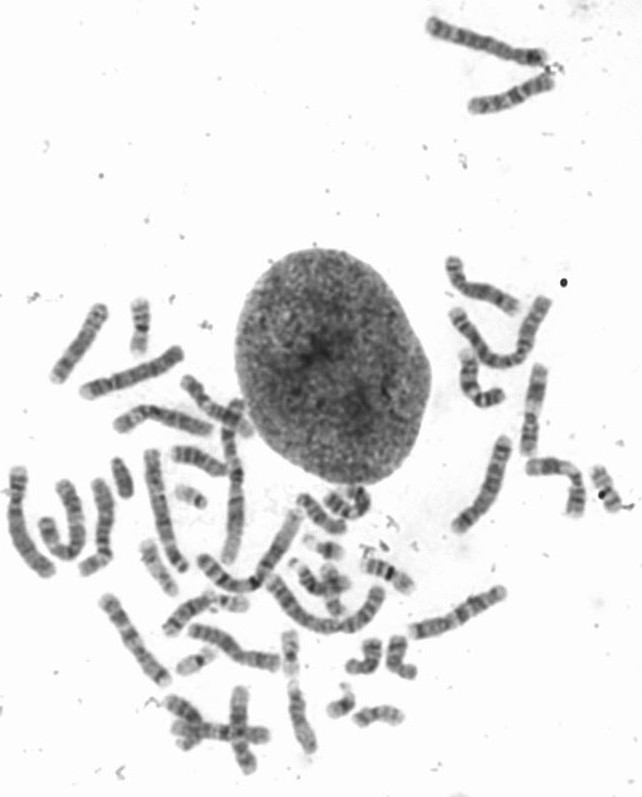
#> input picture KaryogramUI_2/1053081.jpg, 642 x 797 px
$ python -i data_straighten_copy.py   (imports and definitions only)
#> lines starting #> are read from the running program, lines starting #| are printed output that depends on the picture; after the words box and inside, x2 and y2 are one past the last pixel; in counts of white or black regions, pixels touching at a corner belong together


import os
import re
import cv2
import math
import glob
import shutil
import argparse
import numpy as np


class Straightener:
    def __init__(self, target_size=(64, 64)):
        self.target_size = target_size

    def apply_letterbox(self, img, color=(114,)):
        """
        NOTE: Despite the name, this version intentionally DOES NOT pad.
        It only rescales to fit within target_size (to avoid adding gray borders).
        """
        h, w = img.shape[:2]
        target_w, target_h = self.target_size
        scale = min(target_w / max(w, 1), (target_h * 0.9) / max(h, 1))
        new_w, new_h = max(1, int(w * scale)), max(1, int(h * scale))
        resized_img = cv2.resize(img, (new_w, new_h), interpolation=cv2.INTER_LINEAR)
        return resized_img

    def _keep_largest_component(self, mask: np.ndarray) -> np.ndarray:
        m = mask.astype(np.uint8)
        num, labels, stats, _ = cv2.connectedComponentsWithStats(m, connectivity=8)
        if num <= 1:
            return mask.astype(bool)
        k = 1 + np.argmax(stats[1:, cv2.CC_STAT_AREA])
        return (labels == k)

    def _skeletonize(self, mask: np.ndarray) -> np.ndarray:
        # requires scikit-image
        from skimage.morphology import skeletonize
        return skeletonize(mask).astype(np.uint8)

    def _skeleton_endpoints(self, skel: np.ndarray):
        sk = skel.astype(np.uint8)
        kernel = np.array([[1, 1, 1],
                           [1,10, 1],
                           [1, 1, 1]], np.uint8)
        nbr = cv2.filter2D(sk, -1, kernel)
        ys, xs = np.where(nbr == 11)
        return list(zip(ys.tolist(), xs.tolist()))

    def _trace_skeleton_path(self, skel: np.ndarray, start):
        """
        Graph-based skeleton tracing (diameter heuristic) for stability.
        """
        sk = (skel > 0).astype(np.uint8)
        H, W = sk.shape

        moves = [(-1,-1),(-1,0),(-1,1),
                 (0,-1),       (0,1),
                 (1,-1),(1,0),(1,1)]

        ys, xs = np.where(sk)
        if len(ys) == 0:
            return np.array([start], dtype=np.float32)

        coords = list(zip(ys.tolist(), xs.tolist()))
        idx_of = {p: i for i, p in enumerate(coords)}

        adj = [[] for _ in range(len(coords))]
        endpoints = []
        for i, (y, x) in enumerate(coords):
            deg = 0
            for dy, dx in moves:
                ny, nx = y + dy, x + dx
                if 0 <= ny < H and 0 <= nx < W and sk[ny, nx]:
                    j = idx_of.get((ny, nx))
                    if j is not None:
                        adj[i].append(j)
                        deg += 1
            if deg == 1:
                endpoints.append(i)

        def bfs(src_idx: int):
            n = len(coords)
            dist = np.full(n, -1, dtype=np.int32)
            parent = np.full(n, -1, dtype=np.int32)
            q = [src_idx]
            dist[src_idx] = 0
            head = 0
            far = src_idx

            while head < len(q):
                u = q[head]
                head += 1
                if dist[u] > dist[far]:
                    far = u
                for v in adj[u]:
                    if dist[v] == -1:
                        dist[v] = dist[u] + 1
                        parent[v] = u
                        q.append(v)
            return dist, parent, far

        if endpoints:
            s0 = endpoints[0]
        else:
            s0 = idx_of.get(tuple(start), 0)

        _, _, a = bfs(s0)
        _, parent, b = bfs(a)

        path_idx = []
        cur = b
        while cur != -1:
            path_idx.append(cur)
            if cur == a:
                break
            cur = int(parent[cur])

        if not path_idx:
            return np.array([start], dtype=np.float32)

        path_idx.reverse()
        path = np.array([coords[i] for i in path_idx], dtype=np.float32)
        return path

    def _smooth_and_resample_path(self, path_yx: np.ndarray, step: float = 1.0) -> np.ndarray:
        # requires scipy
        from scipy.signal import savgol_filter

        L = len(path_yx)
        if L < 7:
            pts = path_yx.astype(np.float32)
        else:
            max_win = L if L % 2 == 1 else L - 1
            win = min(31, max_win)
            if win < 5:
                win = max_win
            if win % 2 == 0:
                win -= 1
            poly = 3 if win >= 7 else 2
            y = savgol_filter(path_yx[:, 0], win, poly, mode="interp")
            x = savgol_filter(path_yx[:, 1], win, poly, mode="interp")
            pts = np.stack([y, x], axis=1).astype(np.float32)

        if len(pts) < 2:
            return pts
        d = np.sqrt(((pts[1:] - pts[:-1])**2).sum(axis=1))
        s = np.concatenate([[0.0], np.cumsum(d)])
        total = float(s[-1])
        if total < 2:
            return pts
        new_s = np.arange(0.0, total, step, dtype=np.float32)
        y2 = np.interp(new_s, s, pts[:, 0]).astype(np.float32)
        x2 = np.interp(new_s, s, pts[:, 1]).astype(np.float32)
        return np.stack([y2, x2], axis=1)

    def classical_straighten_dt(self, img: np.ndarray, max_half_width: int = 16, radius_scale: float = 1.15) -> np.ndarray:
        """
        Straighten grayscale chromosome image into a strip of width (2*max_half_width+1).
        """
        g = cv2.GaussianBlur(img, (5, 5), 0)
        _, th = cv2.threshold(g, 0, 255, cv2.THRESH_BINARY_INV + cv2.THRESH_OTSU)

        k = cv2.getStructuringElement(cv2.MORPH_ELLIPSE, (5, 5))
        th = cv2.morphologyEx(th, cv2.MORPH_CLOSE, k)
        th = cv2.morphologyEx(th, cv2.MORPH_OPEN, k)

        mask = th > 0
        mask = self._keep_largest_component(mask)
        if mask.sum() < 80:
            return img

        img_f = img.astype(np.float32)
        bg = float(np.median(img_f[~mask])) if (~mask).any() else float(np.median(img_f))

        dist = cv2.distanceTransform((mask.astype(np.uint8) * 255), cv2.DIST_L2, 5)

        valid_r = dist[dist > 0]
        r_ref = float(np.median(valid_r)) if valid_r.size else 0.0
        hw_floor = int(np.clip(radius_scale * r_ref * 0.7, 6, max_half_width))

        skel = self._skeletonize(mask)
        ends = self._skeleton_endpoints(skel)
        if len(ends) < 2:
            return img

        path_yx = self._trace_skeleton_path(skel, ends[0])
        if len(path_yx) < 15:
            return img

        pts = self._smooth_and_resample_path(path_yx, step=1)

        dy = np.gradient(pts[:, 0])
        dx = np.gradient(pts[:, 1])
        nrm = np.sqrt(dy * dy + dx * dx) + 1e-6
        ty, tx = dy / nrm, dx / nrm

        ty = cv2.GaussianBlur(ty.reshape(-1, 1), (9, 1), 0).flatten()
        tx = cv2.GaussianBlur(tx.reshape(-1, 1), (9, 1), 0).flatten()
        nrm = np.sqrt(ty * ty + tx * tx) + 1e-6
        ty, tx = ty / nrm, tx / nrm

        ny, nx = -tx, ty

        L = len(pts)
        width = 2 * max_half_width + 1
        out = np.zeros((L, width), dtype=np.float32)

        offsets_full = np.arange(-max_half_width, max_half_width + 1, dtype=np.float32)

        H, W = img.shape
        for i, (cy, cx) in enumerate(pts):
            iy = int(round(cy))
            ix = int(round(cx))
            iyc = min(max(iy, 0), H - 1)
            ixc = min(max(ix, 0), W - 1)
            r = dist[iyc, ixc]
            local_hw = int(np.clip(radius_scale * r, 3, max_half_width))
            local_hw = max(local_hw, hw_floor)

            offsets = offsets_full.copy()
            outside = (offsets < -local_hw) | (offsets > local_hw)

            ys = cy + offsets * ny[i]
            xs = cx + offsets * nx[i]

            map_x = xs.astype(np.float32)[None, :]
            map_y = ys.astype(np.float32)[None, :]
            samp = cv2.remap(
                img_f, map_x, map_y,
                interpolation=cv2.INTER_LINEAR,
                borderMode=cv2.BORDER_CONSTANT
            )[0, :]

            samp[outside] = bg
            out[i, :] = samp

        out = np.clip(out, 0, 255).astype(np.uint8)
        return out

    def preprocess(self, img_gray: np.ndarray) -> np.ndarray:
        """
        Full pipeline:
          straighten -> CLAHE -> sharpen -> resize (no padding)
        """
        img = self.classical_straighten_dt(img_gray, max_half_width=16, radius_scale=1.15)

        clahe = cv2.createCLAHE(clipLimit=2, tileGridSize=(7, 7))
        img_clahe = clahe.apply(img)

        gaussian_3 = cv2.GaussianBlur(img_clahe, (3, 3), 0.5)
        img_sharpened = cv2.addWeighted(img_clahe, 2, gaussian_3, -1, 0)

        out = self.apply_letterbox(img_sharpened)

        if out.dtype != np.uint8:
            out = np.clip(out, 0, 255).astype(np.uint8)

        return out


# -----------------------
# GeneratorV2-style I/O
# -----------------------

# [98 lines left out: functions is_cutout_image, straighten_generatorv2_cutouts, build_argparser, main, not called in this run]


# [2 lines not run here, left out]

>>> import cv2
>>> picture = cv2.imread('1053081.jpg', cv2.IMREAD_GRAYSCALE)
#> picture is the input picture: shape (797, 642); min 31, max 255, mean 228.5
>>> result = Straightener().preprocess(picture)
#> in classical_straighten_dt, `_, th = cv2.threshold(g, 0, 255, cv2.THRESH_BINARY_INV + cv2.THRESH_OT..`:
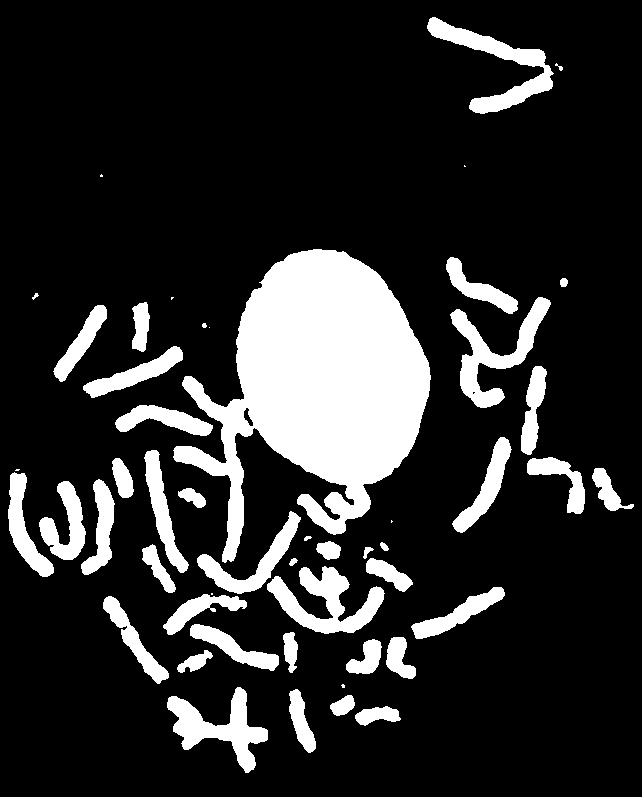
#> th: shape (797, 642); 17.1% white; 51 white regions (8 under 20 px), largest, box (x1, y1, x2, y2) and area: (173, 249, 431, 563) 40852, (267, 566, 385, 634) 3538, (450, 297, 551, 408) 3391
#> in _keep_largest_component, `num, labels, stats, _ = cv2.connectedComponentsWithStats(m, connectivi..`:
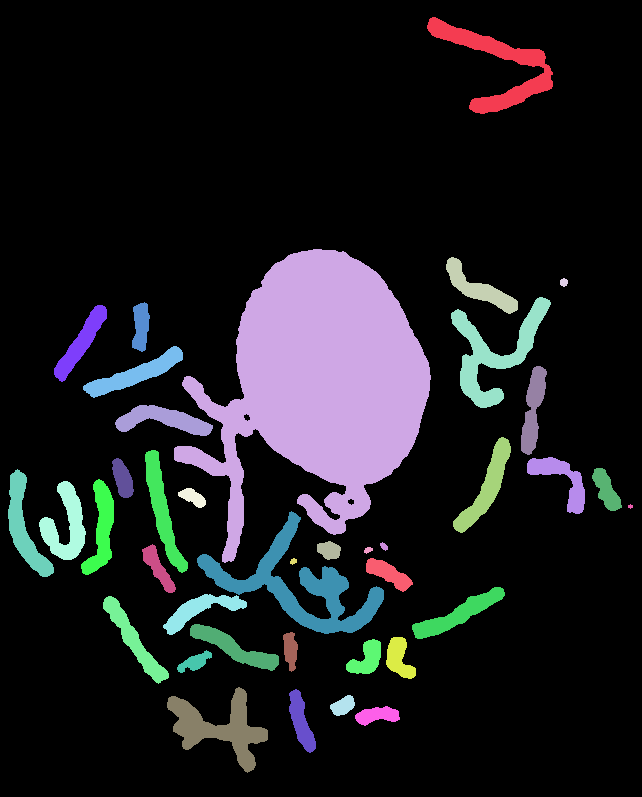
#> labels: shape (797, 642) int32; 40 distinct labels, from 0 to 39; one colour per label, 0 black
#> in _keep_largest_component, `num, labels, stats, _ = cv2.connectedComponentsWithStats(m, connectivi..`: num = 40; stats = 40 rows, first 6: [0, 0, 642, 797, 424417], [427, 17, 126, 97, 3346], [174, 249, 257, 314, 40955], [446, 257, 72, 57, 1331], [560, 278, 8, 9, 55], [451, 297, 100, 111, 3389]
#> in _keep_largest_component, `k = 1 + np.argmax(stats[1:, cv2.CC_STAT_AREA])`: k = 2
#> in _keep_largest_component, `return (labels == k)`:
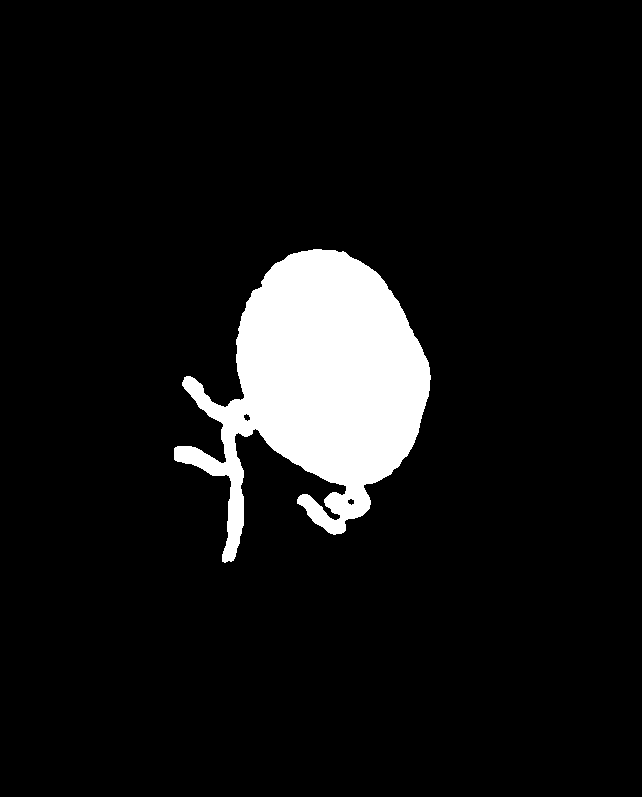
#> returned value: shape (797, 642) bool; 8% white; 1 white region, box (x1, y1, x2, y2) and area: (174, 249, 431, 563) 40955
#> in classical_straighten_dt, `bg = float(np.median(img_f[~mask])) if (~mask).any() else float(np.med..`: bg = 253
#> in classical_straighten_dt, `dist = cv2.distanceTransform((mask.astype(np.uint8) * 255), cv2.DIST_L..`:
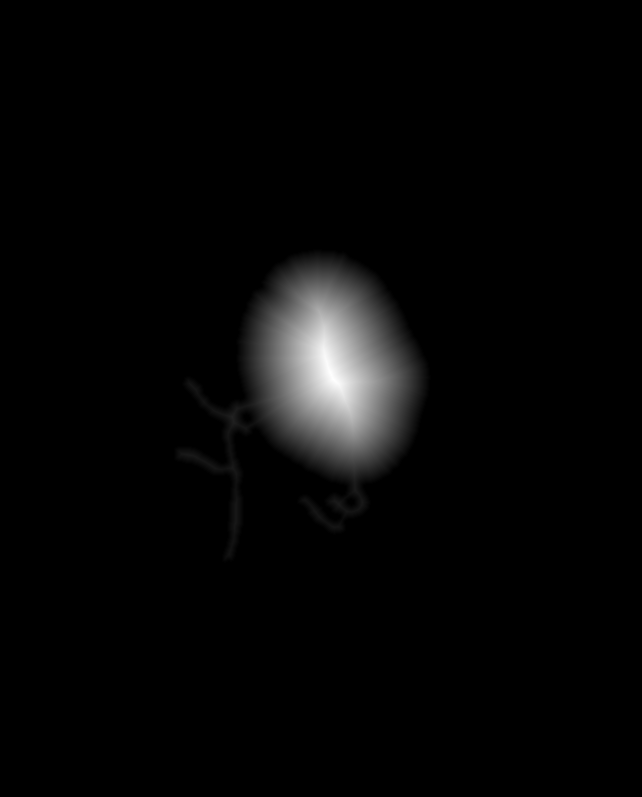
#> dist: shape (797, 642) float32; min 0, max 90.89, mean 2.3; drawn with min black and max white
#> in classical_straighten_dt, `r_ref = float(np.median(valid_r)) if valid_r.size else 0.0`: r_ref = 23.8
#> in classical_straighten_dt, `hw_floor = int(np.clip(radius_scale * r_ref * 0.7, 6, max_half_width))`: hw_floor = 16
#> in _skeletonize, `return skeletonize(mask).astype(np.uint8)`:
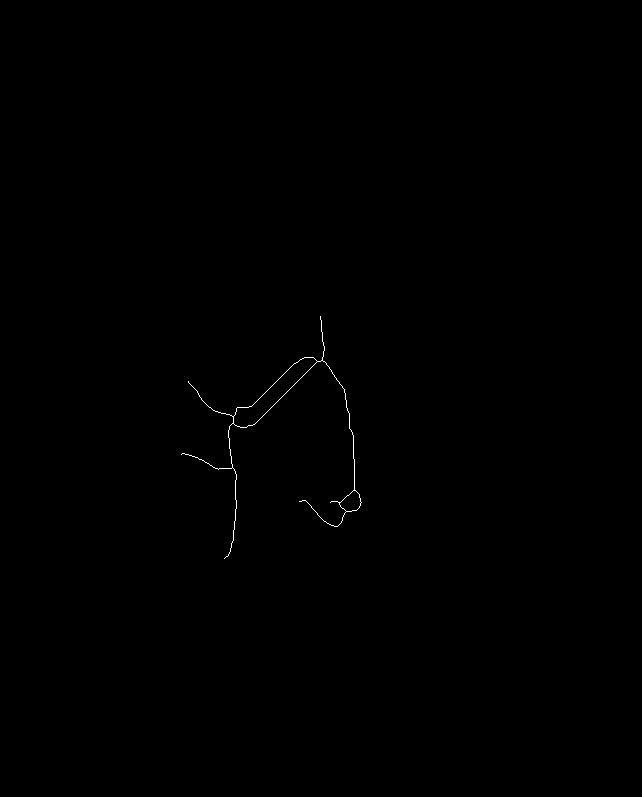
#> returned value: shape (797, 642); values 0 (black) and 1 (white), 0.14% white in thin lines or dots, all inside (x1, y1, x2, y2) = (181, 316, 362, 559)
#> in _skeleton_endpoints, `ys, xs = np.where(nbr == 11)`: ys = [316, 381, 454, 501, 502, 558]; xs = [320, 188, 181, 299, 330, 224]
#> in classical_straighten_dt, `ends = self._skeleton_endpoints(skel)`: ends = [(316, 320), (381, 188), (454, 181), (501, 299), (502, 330), (558, 224)]
#> in _trace_skeleton_path, `ys, xs = np.where(sk)`: ys = 717 values from 316 to 558; xs = 717 values, max 361 at index 586, min 181 at index 407, mean 283.3
#> in _trace_skeleton_path, `coords = list(zip(ys.tolist(), xs.tolist()))`: coords = 717 pairs, first value 316 to 558, second value 181 to 361
#> in _trace_skeleton_path, `idx_of = {p: i for i, p in enumerate(coords)}`: idx_of = 717 items
#> in _trace_skeleton_path, `adj = [[] for _ in range(len(coords))]`: adj = 717 items, first 6: [], [], [], [], [], []
#> the loop in _trace_skeleton_path, `for i, (y, x) in enumerate(coords):` made 717 passes
#> (y, x) on passes 1 to 3: (316, 320), (317, 320), (318, 320)
#> after the loop in _trace_skeleton_path, `for i, (y, x) in enumerate(coords):`: endpoints = [0, 130, 407, 567, 582, 716]
#> in _trace_skeleton_path, `s0 = endpoints[0]`: s0 = 0
#> in bfs, `n = len(coords)`: n = 717
#> in bfs, `dist = np.full(n, -1, dtype=np.int32)`: dist = 717 values from -1 to -1
#> in bfs, `q = [src_idx]`: q = [0]
#> in bfs, `far = src_idx`: far = 0
#> the loop in bfs, `while head < len(q):` made 717 passes
#> (u, far) on passes 2 to 9: (1, 1), (2, 2), (3, 3), (4, 4), (5, 5), (6, 6), (7, 7), (8, 8)
#> after the loop in bfs, `while head < len(q):`: dist = 717 values, max 269 at index 716, min 0 at index 0, mean 143.5; far = 716; head = 717; parent = 717 values, max 715 at index 716, min -1 at index 0, mean 356.1; q = 717 values, max 716 at index 716, min 0 at index 0, mean 358
#> in _trace_skeleton_path, `_, _, a = bfs(s0)`: a = 716
#> the loop in bfs (call 2), `while head < len(q):` made 717 passes
#> (u, far) on passes 2 to 9: (715, 715), (713, 713), (714, 714), (712, 712), (711, 711), (710, 710), (709, 709), (708, 708)
#> in _trace_skeleton_path, `_, parent, b = bfs(a)`: parent = 717 values, max 716 at index 715, min -1 at index 716, mean 357.9; b = 567
#> the loop in _trace_skeleton_path, `while cur != -1:` made 436 passes
#> cur on passes 1 to 3: 568, 569, 560
#> the loop in classical_straighten_dt, `for i, (cy, cx) in enumerate(pts):` made 481 passes
#> (cy, cx) on passes 1 to 3: (558, 224.5), (557.3, 225.2), (556.6, 225.8)
#> after the loop in classical_straighten_dt, `for i, (cy, cx) in enumerate(pts):`:
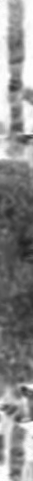
#> out: shape (481, 33) float32; min 32.39, max 255, mean 139.1
#> in preprocess, `img_clahe = clahe.apply(img)`:
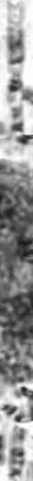
#> img_clahe: shape (481, 33); min 25, max 255, mean 150.9

$ run again, on CVAE/class_2/test/103143_class2_3.jpg
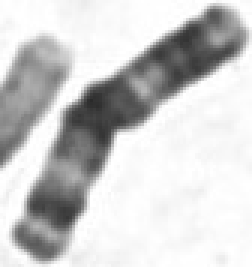
#> input picture CVAE/class_2/test/103143_class2_3.jpg, 84 x 89 px (shown 3 times larger)
#> picture is the input picture: shape (89, 84); min 42, max 255, mean 204.6
#> mask: shape (89, 84) bool; 32.5% white; 2 white regions, box (x1, y1, x2, y2) and area: (4, 2, 84, 88) 1926, (0, 14, 22, 55) 504
#> in _keep_largest_component, `num, labels, stats, _ = cv2.connectedComponentsWithStats(m, connectivi..`:
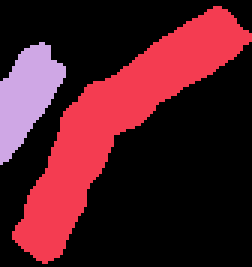
#> labels: shape (89, 84) int32 (shown 3 times larger); 3 distinct labels, from 0 to 2; one colour per label, 0 black
#> num = 3; stats = [[0, 0, 84, 89, 5046], [4, 2, 80, 86, 1926], [0, 14, 22, 41, 504]]
#> k = 1
#> bg = 250
#> valid_r = 1926 values, max 9.59 at index 1100, min 1 at index 0, mean 4.53
#> r_ref = 4.2
#> hw_floor = 6
#> in _skeleton_endpoints, `ys, xs = np.where(nbr == 11)`: ys = [12, 80]; xs = [81, 15]
#> ends = [(12, 81), (80, 15)]
#> in _trace_skeleton_path, `ys, xs = np.where(sk)`: ys = 92 values from 12 to 80; xs = 92 values, max 81 at index 10, min 14 at index 86, mean 40.61
#> coords = 92 pairs, first value 12 to 80, second value 14 to 81
#> idx_of = 92 items
#> adj = 92 items, first 6: [], [], [], [], [], []
#> the loop in _trace_skeleton_path, `for i, (y, x) in enumerate(coords):` made 92 passes
#> (y, x) on passes 1 to 8: (12, 71), (12, 72), (12, 73), (12, 74), (12, 75), (12, 76), (12, 77), (12, 78)
#> after the loop in _trace_skeleton_path, `for i, (y, x) in enumerate(coords):`: endpoints = [10, 91]
#> s0 = 10
#> n = 92
#> in bfs, `dist = np.full(n, -1, dtype=np.int32)`: dist = 92 values from -1 to -1
#> in bfs, `q = [src_idx]`: q = [10]
#> in bfs, `far = src_idx`: far = 10
#> the loop in bfs, `while head < len(q):` made 92 passes
#> (u, far) on passes 2 to 9: (9, 9), (8, 8), (7, 7), (6, 6), (5, 5), (4, 4), (3, 3), (2, 2)
#> after the loop in bfs, `while head < len(q):`: dist = 92 values, max 91 at index 91, min 0 at index 10, mean 45.5; far = 91; head = 92; parent = 92 values, max 90 at index 91, min -1 at index 10, mean 44.5; q has the same summary as dist
#> a = 91
#> the loop in bfs (call 2), `while head < len(q):` made 92 passes
#> (u, far) on passes 2 to 9: (90, 90), (89, 89), (88, 88), (87, 87), (86, 86), (85, 85), (84, 84), (83, 83)
#> in _trace_skeleton_path, `_, parent, b = bfs(a)`: parent = 92 values, max 91 at index 90, min -1 at index 91, mean 45.38; b = 10
#> the loop in _trace_skeleton_path, `while cur != -1:` made 92 passes
#> cur on passes 1 to 8: 9, 8, 7, 6, 5, 4, 3, 2
#> the loop in classical_straighten_dt, `for i, (cy, cx) in enumerate(pts):` made 103 passes
#> (cy, cx) on passes 1 to 8: (80, 14.58), (79.01, 14.47), (78.01, 14.45), (77.01, 14.49), (76.01, 14.61), (75.03, 14.78), (74.06, 15.01), (73.1, 15.29)
#> in preprocess, `img_clahe = clahe.apply(img)`:
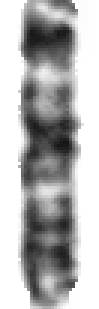
#> img_clahe: shape (103, 33) (shown 3 times larger); min 21, max 255, mean 180.2
